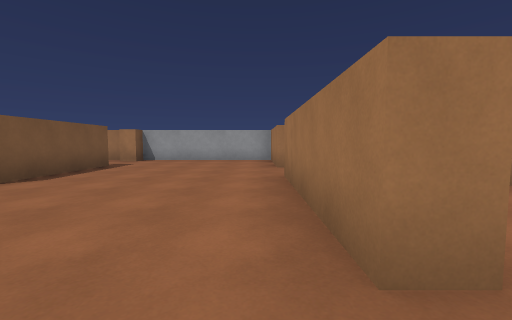
View 1 (above)

17 first-person views from a walk through a 3-D level made in the Unity game engine. The camera is 1.2 m above the floor, tilts 4° down and sees 90° across. The floor is counted in squares, 2 m on a side. Each view is taken from the middle of a square. On the plan, view 1 faces up. The plan holds only what a view shows up to about 9 squares ahead; the rest is blank. The player is left out. Surface patterns are stand-ins for the level's own textures.

View 2
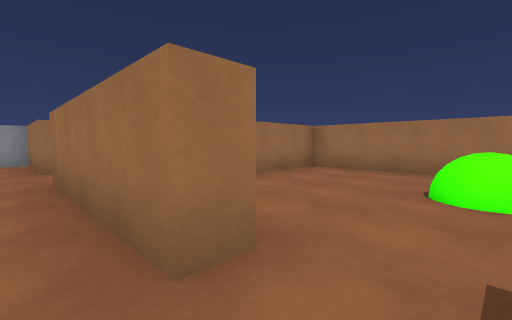

View 3
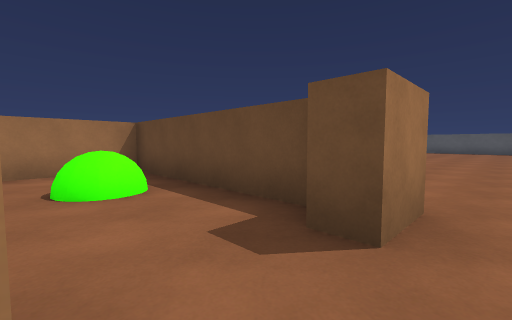

View 4
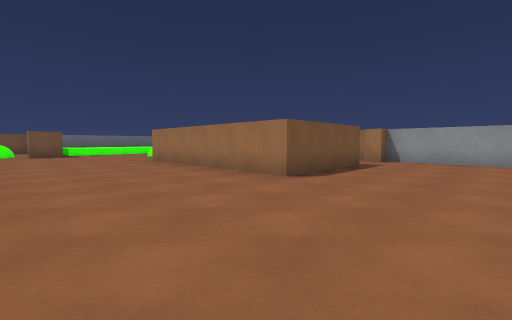

View 5
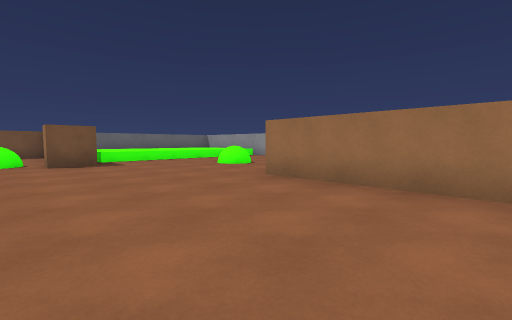

View 6
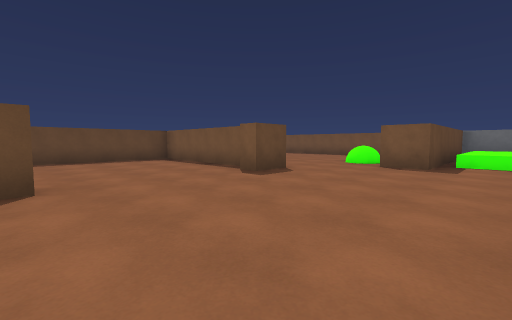

View 7
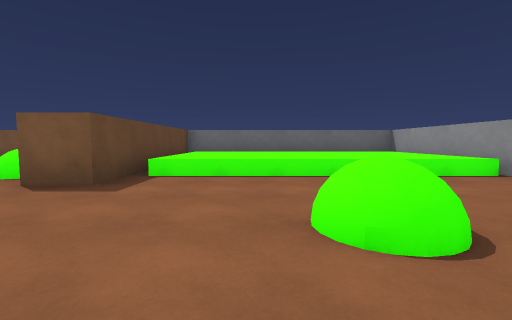

View 8
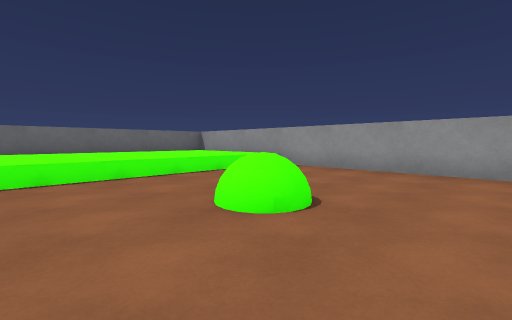

View 9
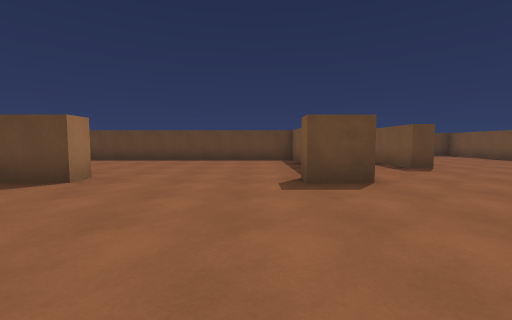

View 10
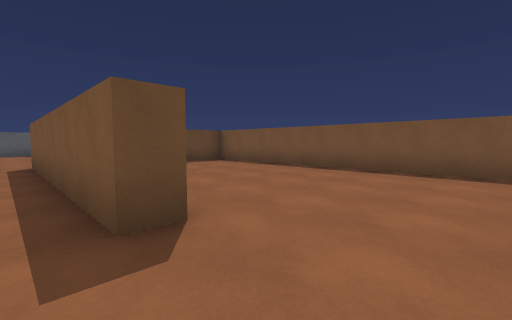

View 11
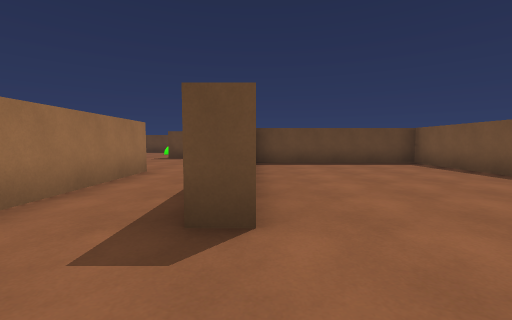

View 12
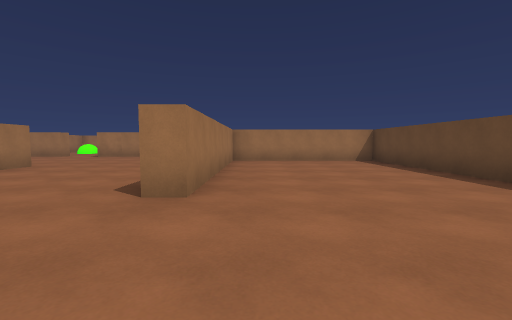

View 13
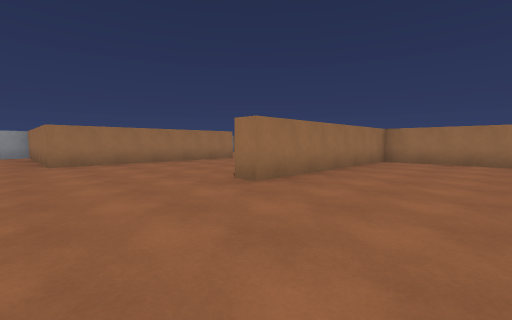

View 14
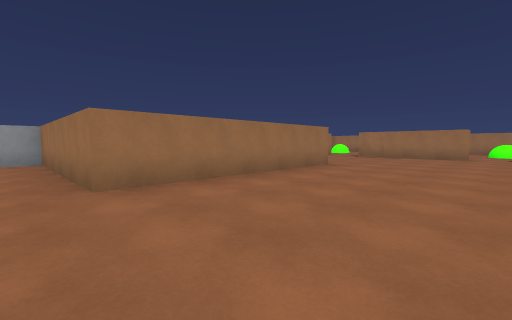

View 15
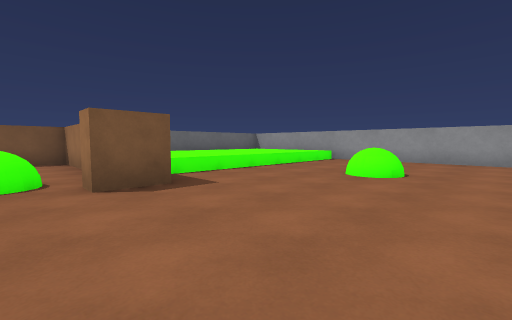

View 16
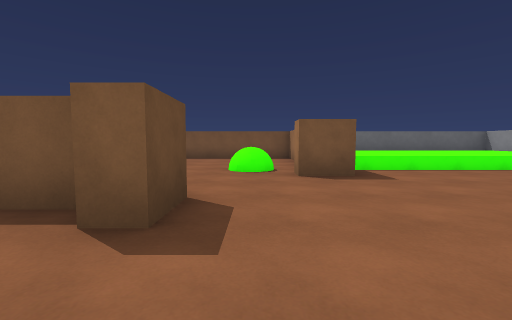

View 17
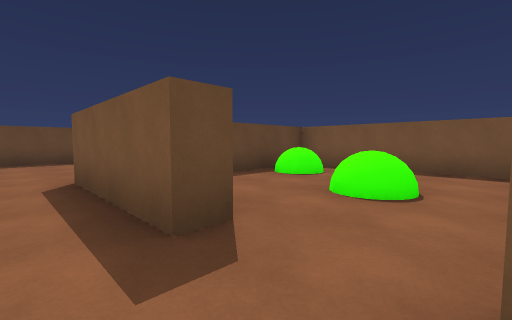

### Floor plan
Key: @ floor where view 1 was taken; # wall or solid block; . floor; ^ raised ledge; B block; A ball.
Columns run from 19 left of view 1 to 6 right of it. Each row starts with its distance up from view 1.
  9 ###########   #######
  8 # ^^^.....#....B....#
  7 #^^^^.....#..A......#
  6 #^^^^.....#....#.....
  5 #^^^^..A..#.A..#.....
  4 #^^^^.....######....B  ###
  3 #^^^^...............# ...#
  2 ######..............#....#
  1 #....B...................#
  0 #   A..............@..AA.#
 -1 #.......B...#######.B#####
 -2 #.......#.........#..
 -3 #....#..#.........#..
 -4 #....#..#.........#..
 -5 #....#..#.........#..
 -6 #....#..###########..
 -7 #....#...          ..
 -8 ######...          ...
 -9       ...          ...
-10       .            ...
-11      ..            ..
-12      ..
-13      ..

Positions as (right, up) in squares from view 1, and headings:
1: (0, 0), facing up
2: (0, 0), facing up-right
3: (0, 1), facing down-right
4: (-1, 0), facing up-left
5: (-6, 0), facing up-left
6: (-7, 3), facing down-left
7: (-10, 4), facing left
8: (-10, 3), facing up-left
9: (-10, 3), facing down
10: (-13, -1), facing down-left
11: (-14, -1), facing down
12: (-10, -2), facing right
13: (-10, -4), facing up-right
14: (-10, 0), facing up-right
15: (-10, 0), facing up-left
16: (-9, 0), facing left
17: (-3, 8), facing down-left
